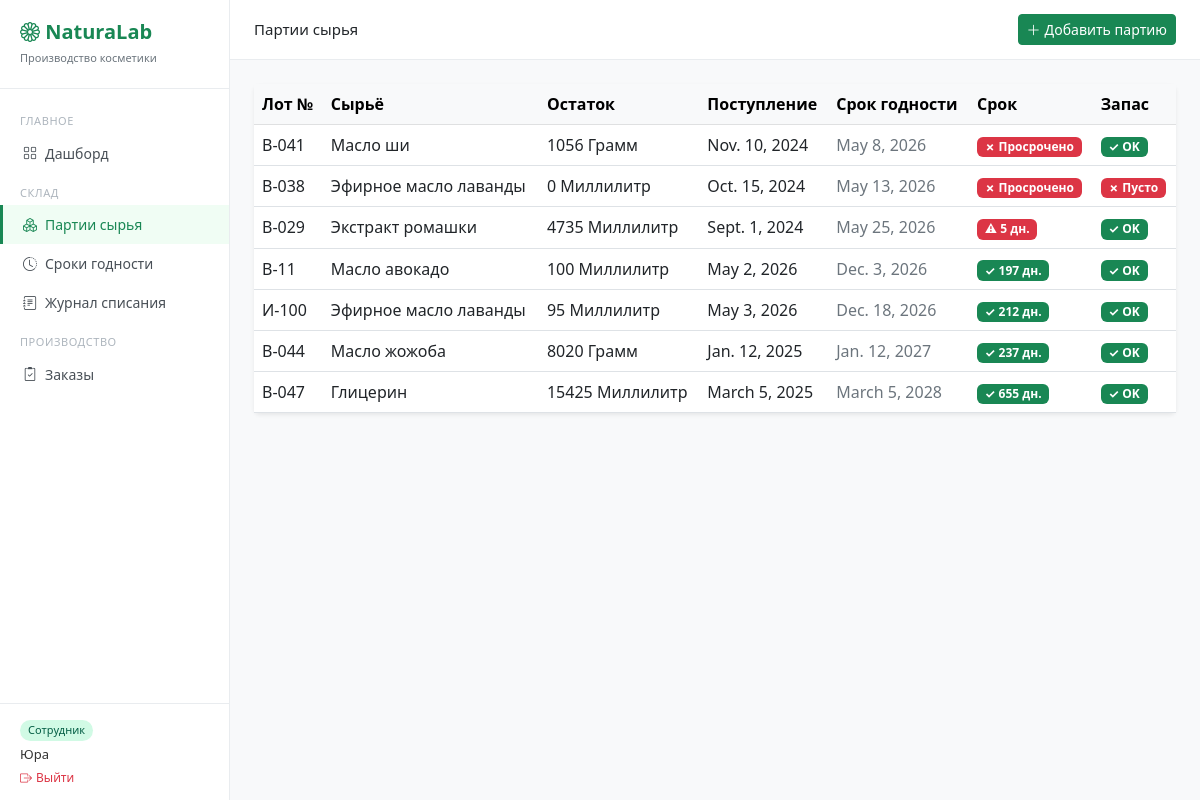
The page /warehouse/batches/ (signed in) on the database its author committed.
### warehouse/models.py (models this page shows, shortened)
class Batch(models.Model):
    STATUS_CHOICES = [
        ('available', 'Доступна'),
        ('depleted',  'Израсходована'),
        ('expired',   'Просрочена'),
    ]
    ingredient  = models.ForeignKey(Ingredient, on_delete=models.PROTECT, verbose_name='Сырьё')
    lot_number  = models.CharField(max_length=50, unique=True, verbose_name='Номер партии')
    quantity    = models.DecimalField(max_digits=10, decimal_places=3, verbose_name='Остаток')
    received_at = models.DateField(verbose_name='Дата поступления')
    expiry_date = models.DateField(verbose_name='Срок годности')
    status      = models.CharField(max_length=20, choices=STATUS_CHOICES, default='available')
    class Meta:
        verbose_name = 'Партия сырья'
        verbose_name_plural = 'Партии сырья'
        ordering = ['expiry_date']
    @property
    def days_left(self):
        from django.utils import timezone
        delta = self.expiry_date - timezone.now().date()
        return delta.days
    @property
    def stock_status(self):
        min_q = self.ingredient.min_quantity
        if min_q <= 0:
            return 'ok'
        if self.quantity <= 0:
            return 'empty'
        if self.quantity < min_q * Decimal('0.2'):
            return 'critical'
        if self.quantity < min_q:
            return 'low'
        return 'ok'

class Ingredient(models.Model):
    UNIT_CHOICES = [
        ('kg', 'Килограмм'),
        ('g',  'Грамм'),
        ('l',  'Литр'),
        ('ml', 'Миллилитр'),
    ]
    name         = models.CharField(max_length=200, verbose_name='Название')
    unit         = models.CharField(max_length=10, choices=UNIT_CHOICES, verbose_name='Единица измерения')
    description  = models.TextField(blank=True, verbose_name='Описание')
    min_quantity = models.DecimalField(max_digits=10, decimal_places=2, default=0,
                                       verbose_name='Минимальный остаток')
    class Meta:
        verbose_name = 'Сырьё'
        verbose_name_plural = 'Сырьё'

### warehouse/views.py (the view)
# urls.py: path('batches/',              views.batch_list,        name='batch-list'),
@login_required
def batch_list(request):
    batches = Batch.objects.all().order_by('expiry_date')
    return render(request, 'warehouse/batch_list.html', {'batches': batches})

### templates/warehouse/batch_list.html (shortened to what this page needs)
{% extends 'base.html' %}
{% block page_title %}Партии сырья{% endblock %}
{% block topbar_actions %}
  <a href="{% url 'batch-create' %}" class="btn btn-success btn-sm">
    <i class="bi bi-plus-lg me-1"></i>Добавить партию
  </a>
{% endblock %}
{% block content %}
<div class="card border-0 shadow-sm">
  <div class="card-body p-0">
    <table class="table table-hover mb-0">
      <thead class="table-light">
        <tr>
          <th>Лот №</th><th>Сырьё</th><th>Остаток</th>
          <th>Поступление</th><th>Срок годности</th>
          <th>Срок</th><th>Запас</th>
        </tr>
      </thead>
      <tbody>
        {% for batch in batches %}
        <tr>
          <td class="fw-500">{{ batch.lot_number }}</td>
          <td>{{ batch.ingredient.name }}</td>
          <td>{{ batch.quantity|floatformat:0 }} {{ batch.ingredient.get_unit_display }}</td>
          <td>{{ batch.received_at }}</td>
          <td style="color:#6c757d">{{ batch.expiry_date }}</td>
          <td>
            {% if batch.days_left < 0 %}
              <span class="badge bg-danger">✗ Просрочено</span>
            {% elif batch.days_left <= 14 %}
              <span class="badge bg-danger">⚠ {{ batch.days_left }} дн.</span>
            {% elif batch.days_left <= 30 %}
              <span class="badge bg-warning text-dark">⚠ {{ batch.days_left }} дн.</span>
            {% elif batch.days_left <= 90 %}
              <span class="badge bg-success">{{ batch.days_left }} дн.</span>
            {% else %}
              <span class="badge bg-success">✓ {{ batch.days_left }} дн.</span>
            {% endif %}
          </td>
          <td>
            {% if batch.stock_status == 'empty' %}
              <span class="badge bg-danger">✗ Пусто</span>
            {% elif batch.stock_status == 'critical' %}
              <span class="badge bg-danger">⚠ Критично</span>
            {% elif batch.stock_status == 'low' %}
              <span class="badge bg-warning text-dark">⚠ Мало</span>
            {% else %}
              <span class="badge bg-success">✓ OK</span>
            {% endif %}
          </td>
        </tr>
        {% endfor %}
      </tbody>
    </table>
  </div>
</div>
{% endblock %}

### templates/base.HTML (shortened to what this page needs)
<!DOCTYPE html>
<html lang="ru">
<head>
  <link href="https://cdn.jsdelivr.net/npm/bootstrap@5.3.0/dist/css/bootstrap.min.css" rel="stylesheet">
  <link href="https://cdn.jsdelivr.net/npm/bootstrap-icons@1.11.0/font/bootstrap-icons.css" rel="stylesheet">
</head>
<body>
<div class="sidebar">
  <div class="logo">
    <h5><i class="bi bi-flower1"></i> NaturaLab</h5>
    <small>Производство косметики</small>
  </div>
  <div style="flex:1;overflow-y:auto">
    <div class="nav-section">ГЛАВНОЕ</div>
    <a href="{% url 'dashboard' %}" class="nav-link {% if request.resolver_match.url_name == 'dashboard' %}active{% endif %}">
      <i class="bi bi-grid me-2"></i>Дашборд
    </a>
    <div class="nav-section">СКЛАД</div>
    <a href="{% url 'batch-list' %}" class="nav-link {% if 'batch' in request.resolver_match.url_name %}active{% endif %}">
      <i class="bi bi-boxes me-2"></i>Партии сырья
    </a>
    <a href="{% url 'expiry-list' %}" class="nav-link {% if request.resolver_match.url_name == 'expiry-list' %}active{% endif %}">
      <i class="bi bi-clock-history me-2"></i>Сроки годности
    </a>
    <a href="{% url 'writeoff-log' %}" class="nav-link {% if request.resolver_match.url_name == 'writeoff-log' %}active{% endif %}">
      <i class="bi bi-journal-text me-2"></i>Журнал списания
    </a>
    <div class="nav-section">ПРОИЗВОДСТВО</div>
    <a href="{% url 'order-list' %}" class="nav-link {% if 'order' in request.resolver_match.url_name %}active{% endif %}">
      <i class="bi bi-clipboard2-check me-2"></i>Заказы
    </a>
  </div>
  <div style="padding:12px 20px;border-top:1px solid #e9ecef">
    <div style="margin-bottom:4px">
      {% if request.user.is_superuser %}
        <span class="user-badge badge-admin">Администратор</span>
      {% else %}
        <span class="user-badge badge-worker">Сотрудник</span>
      {% endif %}
    </div>
    <div style="font-size:13px;font-weight:500;color:#333">{{ request.user.username }}</div>
    <form method="post" action="{% url 'logout' %}" style="margin:0">
      <button type="submit" style="background:none;border:none;padding:0;font-size:12px;color:#dc3545;cursor:pointer">
        <i class="bi bi-box-arrow-right me-1"></i>Выйти
      </button>
    </form>
  </div>
</div>
<div class="topbar">
  <span style="font-size:15px;font-weight:500">{% block page_title %}{% endblock %}</span>
  <div class="d-flex gap-2">
    {% block topbar_actions %}{% endblock %}
  </div>
</div>
<div class="main-content">
  {% block content %}{% endblock %}
</div>
</body>
</html>

### templates/base.HTML (style rules this page uses)
body { background: #f8f9fa; }
.sidebar { min-height: 100vh; background: #fff; border-right: 1px solid #e9ecef; width: 230px; position: fixed; top: 0; left: 0; padding-top: 20px; display: flex; flex-direction: column; }
.sidebar .logo { padding: 0 20px 20px; border-bottom: 1px solid #e9ecef; margin-bottom: 12px; }
.sidebar .logo h5 { margin: 0; font-weight: 600; color: #198754; }
.sidebar .logo small { color: #6c757d; font-size: 11px; }
.sidebar .nav-link { color: #495057; padding: 9px 20px; font-size: 14px; border-left: 3px solid transparent; display: flex; align-items: center; }
.sidebar .nav-link.active { color: #198754; border-left-color: #198754; background: #f0fdf4; font-weight: 500; }
.sidebar .nav-section { font-size: 11px; color: #adb5bd; padding: 12px 20px 4px; letter-spacing: .05em; }
.main-content { margin-left: 230px; padding: 24px; }
.topbar { background: #fff; border-bottom: 1px solid #e9ecef; padding: 14px 24px; margin-left: 230px; display: flex; align-items: center; justify-content: space-between; }
.user-badge { display: inline-block; padding: 2px 8px; border-radius: 99px; font-size: 11px; font-weight: 500; }
.badge-worker { background: #d1fae5; color: #065f46; }

### rows shown on the page
Batch: lot_number "B-041", ingredient.name "Масло ши", quantity "1056", ingredient.unit "Грамм", received_at "Nov. 10, 2024", expiry_date "May 8, 2026", shows "✗ Просрочено", shows "✓ OK"
Batch: lot_number "B-038", ingredient.name "Эфирное масло лаванды", quantity "0", ingredient.unit "Миллилитр", received_at "Oct. 15, 2024", expiry_date "May 13, 2026", shows "✗ Просрочено", shows "✗ Пусто"
Batch: lot_number "B-029", ingredient.name "Экстракт ромашки", quantity "4735", ingredient.unit "Миллилитр", received_at "Sept. 1, 2024", expiry_date "May 25, 2026", days_left "5", shows "✓ OK"
Batch: lot_number "B-11", ingredient.name "Масло авокадо", quantity "100", ingredient.unit "Миллилитр", received_at "May 2, 2026", expiry_date "Dec. 3, 2026", days_left "197", shows "✓ OK"
Batch: lot_number "И-100", ingredient.name "Эфирное масло лаванды", quantity "95", ingredient.unit "Миллилитр", received_at "May 3, 2026", expiry_date "Dec. 18, 2026", days_left "212", shows "✓ OK"
Batch: lot_number "B-044", ingredient.name "Масло жожоба", quantity "8020", ingredient.unit "Грамм", received_at "Jan. 12, 2025", expiry_date "Jan. 12, 2027", days_left "237", shows "✓ OK"
Batch: lot_number "B-047", ingredient.name "Глицерин", quantity "15425", ingredient.unit "Миллилитр", received_at "March 5, 2025", expiry_date "March 5, 2028", days_left "655", shows "✓ OK"

### other values the page prints
{{ request.user.username }} "Юра"
